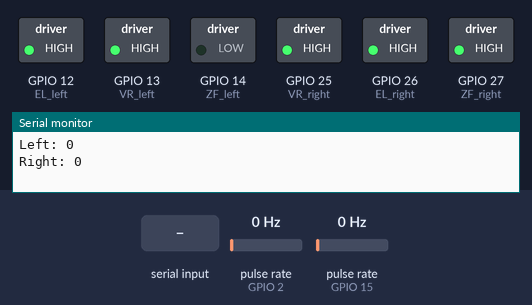
Bench run of a program on a simulated ESP32. On the bench: switched loads named in the program (green lamp = pin HIGH), the last lines printed to the serial monitor. Wiring (inferred from the names in the program): 2 × pulse sensor: data GPIO 2 / data GPIO 15. The test bench sets the inputs (shaded band); at power-on: pulse rate (sensors on GPIO 2, GPIO 15) 0 Hz.

Above: at 1.2 s.
1.3 s: "0" received over Serial
At 1.7 s:
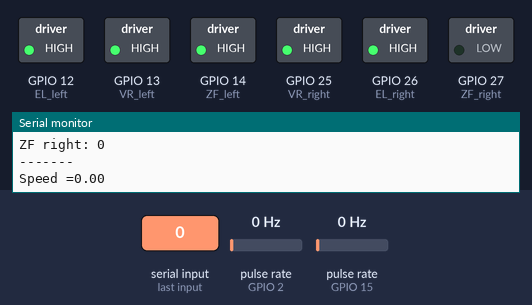
2.8 s: "1" received over Serial
At 4.0 s:
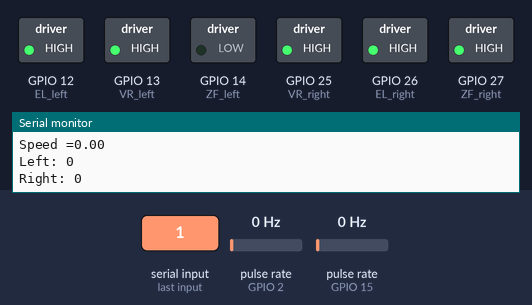
Timing chart, 0 to 5.8 s (numbered marks = the images above; inputs shaded):
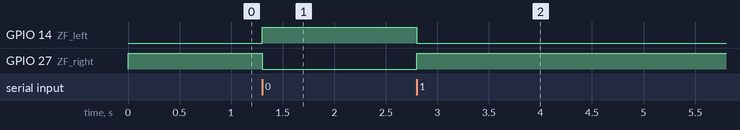

Measured:
- after the input at 1.3 s, GPIO 14 (ZF_left): LOW → HIGH at once; GPIO 27 (ZF_right): HIGH → LOW at once
- after the input at 2.8 s, GPIO 14 (ZF_left): HIGH → LOW at once; GPIO 27 (ZF_right): LOW → HIGH at once

The program:

main.cpp
```cpp
#include <Arduino.h>
#include <PID_v1.h>
#include <ESP32Encoder.h>
#include <ros.h>
#include <std_msgs/Bool.h>
#include <std_msgs/Header.h>
#include <geometry_msgs/Twist.h>
#include <std_msgs/Empty.h>
#include "robotconfig.h"
//#include "imuconfig.h"

//motor driver pin
const int EL_right = 26; //Enable Motor Driver Right
const int ZF_right = 27;
const int VR_right = 25; //PWM Motor Driver Right
const int EL_left = 12; //Enable Motor Driver Left
const int ZF_left = 14;
const int VR_left = 13; //PWM Motor Driver Left

//tachometer or signal pin
const int encoder_right = 15;
const int encoder_left = 2;

//assign pin
const int MOTOR_PINS[6] = {EL_right, ZF_right, VR_right, EL_left, ZF_left, VR_left};
const int ENCODER_PINS[2] = {encoder_right, encoder_left};

int countLeft = 0;
int countRight = 0;


float calculateSpeed(long count, long time){
  float speed = (((count/encoder_cpr)/wheel_ratio) * PI  * wheel_dia) * (1000 / time); //Calculate speed
  return speed;
}
float tempspeed = calculateSpeed(0.5,10);

float SpeedtoPWM(float speed, int motor);
float SpeedtoPWM(float speed, int motor, float correction);

void left_wheel_tick() {
  if (digitalRead(ZF_left)==1) {
     countLeft++;
    }
    else {
     countLeft--;
    }
}

void right_wheel_tick() {
  if (digitalRead(ZF_right)==0){
    countRight++;
    }
    else {
    countRight--;
    }
}

int getLeftTick() {
    return countLeft;
}

int getRightTick() {
    return countRight;
}

int last_millis; //Number of tasks
bool ZF_value=false;
void setup() {
  pinMode(EL_left, OUTPUT);
  pinMode(EL_right, OUTPUT);
  pinMode(VR_left, OUTPUT);
  pinMode(VR_right, OUTPUT);
  pinMode(ZF_left, OUTPUT);
  pinMode(ZF_right, OUTPUT);

  pinMode(encoder_left, INPUT_PULLUP);
  pinMode(encoder_right, INPUT_PULLUP);

  attachInterrupt(digitalPinToInterrupt(encoder_left), left_wheel_tick, RISING);
  attachInterrupt(digitalPinToInterrupt(encoder_right), right_wheel_tick, RISING);

  Serial.begin(9600);

  //initial condition
  digitalWrite(EL_left, HIGH);
  digitalWrite(EL_right, HIGH);
  digitalWrite(VR_left, HIGH);
  digitalWrite(VR_right, HIGH);
  digitalWrite(ZF_left, ZF_value);
  digitalWrite(ZF_right, !ZF_value);
}

void loop() {
  // put your main code here, to run repeatedly:
  // getLeftTick();
  // getRightTick();

  if(Serial.available()){
    int _ZF_value = Serial.read();
    switch (_ZF_value) {
      case '0':
        ZF_value = false;
        break;

      case '1':
        ZF_value = true;
        break;

      default:
        break;
    }

    Serial.print("ZF input: ");
    Serial.println(ZF_value);
    digitalWrite(ZF_left, !ZF_value); //nilai ZF kiri harus berkebalikan dengan kanan
    digitalWrite(ZF_right, ZF_value);
    Serial.print("ZF left: ");
    Serial.println(digitalRead(ZF_left));
    Serial.print("ZF right: ");
    Serial.println(digitalRead(ZF_right));
    Serial.println("-------");
    Serial.print("Speed =");
    Serial.println(tempspeed);
  }

  if(millis() - last_millis > 1000){
    last_millis = millis();
    Serial.print("Left: ");
    Serial.println(getLeftTick());
    Serial.print("Right: ");
    Serial.println(getRightTick());
  }
}
```

robotconfig.h
```cpp
bool pauseMeasurement;
//const float min_speed[4] =
//const float speed_to_pwm[4] =
const float wheel_dia = 0.15; //wheel radius in m
const float wheelbase = 0.525; //wheel base in m
const float encoder_cpr = 46; //Encoder ticks or counts per rotation
//const float speed_to_pwm_ratio =

const float wheel_ratio = 0.075; //GearBox Ratio
//const float max_speed =
const int brakeDuty = 125; //Full break. Adjustable 0-255
```
